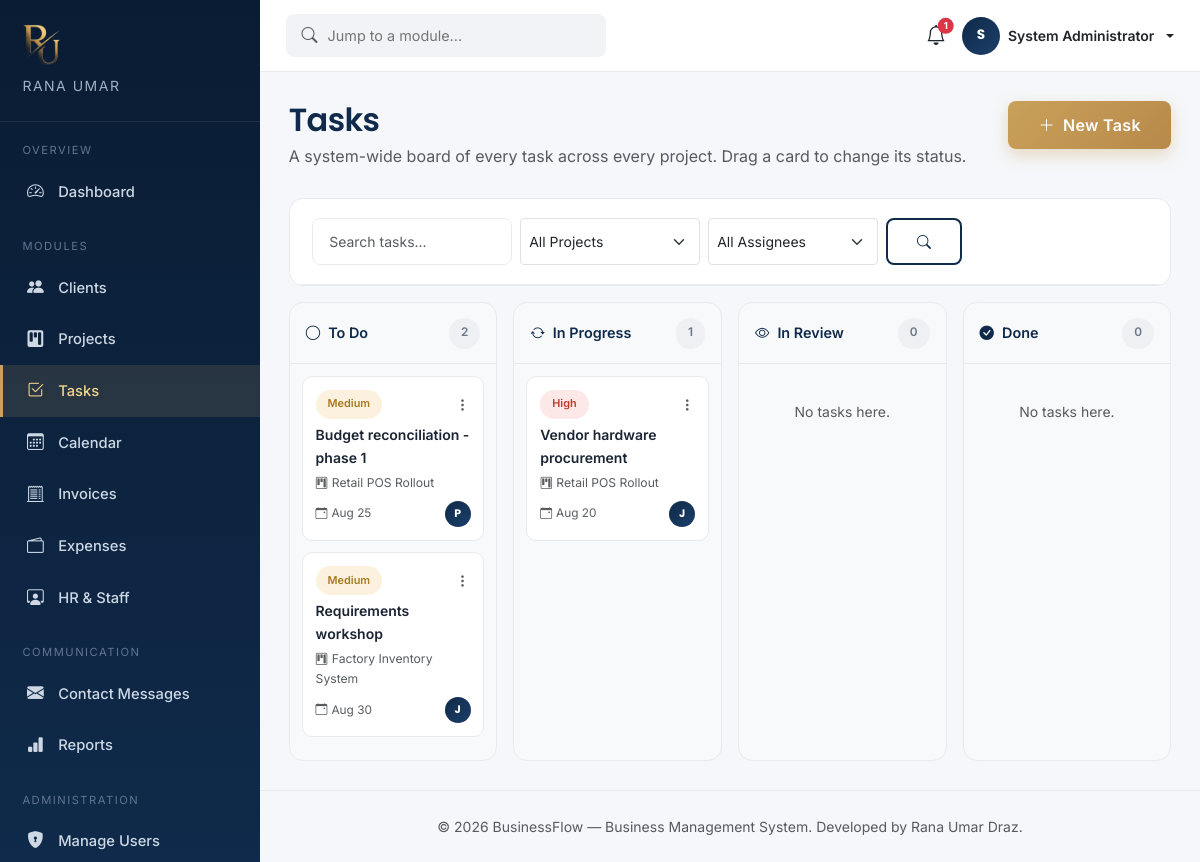
/dashboard/tasks.php (signed in), run on the app's committed database.
### tables this page shows
CREATE TABLE IF NOT EXISTS tasks (
    id INT AUTO_INCREMENT PRIMARY KEY,
    project_id INT NOT NULL,
    assigned_to INT DEFAULT NULL,
    title VARCHAR(150) NOT NULL,
    description TEXT DEFAULT NULL,
    due_date DATE DEFAULT NULL,
    status ENUM('todo','in_progress','review','done') NOT NULL DEFAULT 'todo',
    priority ENUM('low','medium','high') NOT NULL DEFAULT 'medium',
    created_at DATETIME NOT NULL DEFAULT CURRENT_TIMESTAMP,
    updated_at DATETIME NOT NULL DEFAULT CURRENT_TIMESTAMP ON UPDATE CURRENT_TIMESTAMP,
    FOREIGN KEY (project_id) REFERENCES projects(id) ON DELETE CASCADE,
    FOREIGN KEY (assigned_to) REFERENCES employees(id) ON DELETE SET NULL
);

CREATE TABLE IF NOT EXISTS projects (
    id INT AUTO_INCREMENT PRIMARY KEY,
    client_id INT DEFAULT NULL,
    project_name VARCHAR(150) NOT NULL,
    description TEXT DEFAULT NULL,
    budget DECIMAL(12,2) DEFAULT 0.00,
    start_date DATE DEFAULT NULL,
    deadline DATE DEFAULT NULL,
    status ENUM('planned','in_progress','on_hold','completed','cancelled') NOT NULL DEFAULT 'planned',
    priority ENUM('low','medium','high') NOT NULL DEFAULT 'medium',
    progress TINYINT UNSIGNED NOT NULL DEFAULT 0,
    created_by INT DEFAULT NULL,
    created_at DATETIME NOT NULL DEFAULT CURRENT_TIMESTAMP,
    updated_at DATETIME NOT NULL DEFAULT CURRENT_TIMESTAMP ON UPDATE CURRENT_TIMESTAMP,
    FOREIGN KEY (client_id) REFERENCES clients(id) ON DELETE SET NULL,
    FOREIGN KEY (created_by) REFERENCES users(id) ON DELETE SET NULL
);

CREATE TABLE IF NOT EXISTS employees (
    id INT AUTO_INCREMENT PRIMARY KEY,
    user_id INT DEFAULT NULL,
    employee_code VARCHAR(20) NOT NULL UNIQUE,
    full_name VARCHAR(120) NOT NULL,
    email VARCHAR(150) NOT NULL UNIQUE,
    phone VARCHAR(30) DEFAULT NULL,
    department VARCHAR(80) NOT NULL,
    designation VARCHAR(80) NOT NULL,
    salary DECIMAL(12,2) DEFAULT 0.00,
    hire_date DATE NOT NULL,
    status ENUM('active','on_leave','terminated') NOT NULL DEFAULT 'active',
    created_at DATETIME NOT NULL DEFAULT CURRENT_TIMESTAMP,
    updated_at DATETIME NOT NULL DEFAULT CURRENT_TIMESTAMP ON UPDATE CURRENT_TIMESTAMP,
    FOREIGN KEY (user_id) REFERENCES users(id) ON DELETE SET NULL
);

### config/config.php (called while the page is built, shortened)
<?php
spl_autoload_register(function ($class) {
    $path = __DIR__ . '/../classes/' . $class . '.php';
});

### classes/Database.php (called while the page is built, shortened)
<?php
class Database
{
    private static ?Database $instance = null;
    private PDO $connection;
    private function __construct()
    {
        $dsn = 'mysql:host=' . DB_HOST . ';port=' . DB_PORT . ';dbname=' . DB_NAME . ';charset=' . DB_CHARSET;
        $options = [
            PDO::ATTR_ERRMODE            => PDO::ERRMODE_EXCEPTION,
            PDO::ATTR_DEFAULT_FETCH_MODE => PDO::FETCH_ASSOC,
            PDO::ATTR_EMULATE_PREPARES   => false,
        ];
        try {
            $this->connection = new PDO($dsn, DB_USER, DB_PASS, $options);
        } catch (PDOException $e) {
            if (ini_get('display_errors')) {
                die(
                    '<div style="font-family:sans-serif;max-width:640px;margin:60px auto;'
                    . 'padding:24px;border:1px solid #f1b0b7;background:#fff5f5;border-radius:8px;">'
                    . '<h2 style="color:#c0392b;margin-top:0;">Database connection failed</h2>'
                    . '<p><strong>PDO error:</strong> ' . htmlspecialchars($e->getMessage()) . '</p>'
                    . '<p>Check <code>config/config.php</code> — most commonly this means '
                    . '<code>DB_HOST</code>, <code>DB_PORT</code>, <code>DB_NAME</code>, <code>DB_USER</code> '
                    . 'or <code>DB_PASS</code> don\'t match your local MySQL/MariaDB setup, or the '
                    . 'database service isn\'t running.</p>'
                    . '</div>'
                );
            }
            die('Database connection failed. Please verify your database is running '
                . 'and the credentials in config/config.php are correct.');
        }
    }
    public static function getInstance(): Database
    {
        if (self::$instance === null) {
            self::$instance = new self();
        }
        return self::$instance;
    }
    public function select(string $sql, array $params = []): array
    {
        $stmt = $this->connection->prepare($sql);
        $stmt->execute($params);
        return $stmt->fetchAll();
    }
}

### classes/Validator.php (called while the page is built, shortened)
<?php
class Validator
{
    public static function clean(?string $value): string
    {
        return htmlspecialchars(trim($value ?? ''), ENT_QUOTES, 'UTF-8');
    }
}

### classes/Task.php (called while the page is built, shortened)
<?php
class Task
{
    private Database $db;
    public function __construct()
    {
        $this->db = Database::getInstance();
    }
    public function all(string $search = '', string $projectId = '', string $assignedTo = ''): array
    {
        $sql = 'SELECT t.*, p.project_name, e.full_name AS assignee_name
                FROM tasks t
                JOIN projects p ON p.id = t.project_id
                LEFT JOIN employees e ON e.id = t.assigned_to
                WHERE 1=1';
        $params = [];
        $sql .= ' ORDER BY FIELD(t.priority,\'high\',\'medium\',\'low\'), t.due_date IS NULL, t.due_date ASC';
        return $this->db->select($sql, $params);
    }
}

### dashboard/tasks.php (the view, shortened to what this page needs)
<?php
require_once __DIR__ . '/../config/config.php';
$taskModel = new Task();
$search = Validator::clean($_GET['q'] ?? '');
$projectFilter = Validator::clean($_GET['project'] ?? '');
$assigneeFilter = Validator::clean($_GET['assignee'] ?? '');
$tasks = $taskModel->all($search, $projectFilter, $assigneeFilter);
$columns = [
    'todo'        => ['label' => 'To Do',       'icon' => 'bi-circle'],
    'in_progress' => ['label' => 'In Progress',  'icon' => 'bi-arrow-repeat'],
    'review'      => ['label' => 'In Review',    'icon' => 'bi-eye'],
    'done'        => ['label' => 'Done',         'icon' => 'bi-check-circle-fill'],
];
$grouped = array_fill_keys(array_keys($columns), []);
foreach ($tasks as $t) {
    $grouped[$t['status']][] = $t;
}
require_once __DIR__ . '/../includes/dash_header.php';
?>
<div class="page-header">
  <div>
    <h2>Tasks</h2>
    <p class="text-muted mb-0">A system-wide board of every task across every project. Drag a card to change its status.</p>
  </div>
  <button class="btn btn-gold" data-bs-toggle="modal" data-bs-target="#taskModal" onclick="resetTaskForm()">
    <i class="bi bi-plus-lg me-1"></i> New Task
  </button>
</div>
<div class="data-card mb-3">
  <div class="data-card-head">
    <form class="d-flex gap-2 flex-wrap" method="GET">
      <input type="text" name="q" class="form-control form-control-bms form-control-sm" style="width:200px;" placeholder="Search tasks..." value="<?= htmlspecialchars($search) ?>">
      <select name="project" class="form-select form-select-sm" style="width:180px;" onchange="this.form.submit()">
        <option value="">All Projects</option>
      </select>
      <select name="assignee" class="form-select form-select-sm" style="width:170px;" onchange="this.form.submit()">
        <option value="">All Assignees</option>
      </select>
      <button class="btn btn-sm btn-outline-navy"><i class="bi bi-search"></i></button>
    </form>
  </div>
</div>
<div class="row g-3 kanban-board">
  <?php foreach ($columns as $key => $col): ?>
    <div class="col-md-6 col-lg-3">
      <div class="kanban-column" data-status="<?= $key ?>">
        <div class="kanban-column-head">
          <span><i class="bi <?= $col['icon'] ?> me-2"></i><?= $col['label'] ?></span>
          <span class="badge-soft badge-soft-gray"><?= count($grouped[$key]) ?></span>
        </div>
        <div class="kanban-column-body" data-status="<?= $key ?>">
          <?php if (!$grouped[$key]): ?>
            <p class="text-muted small text-center py-4 mb-0">No tasks here.</p>
          <?php endif; ?>
          <?php foreach ($grouped[$key] as $t): ?>
            <div class="kanban-card" draggable="true" data-task-id="<?= $t['id'] ?>">
              <div class="d-flex justify-content-between align-items-start mb-1">
                <span class="badge-soft badge-soft-<?= $t['priority']==='high'?'red':($t['priority']==='medium'?'gold':'gray') ?> text-capitalize" style="font-size:0.68rem;"><?= $t['priority'] ?></span>
                <div class="dropdown">
                  <button class="btn btn-sm p-0 text-muted" data-bs-toggle="dropdown"><i class="bi bi-three-dots-vertical"></i></button>
                </div>
              </div>
              <div class="fw-semibold small mb-1"><?= htmlspecialchars($t['title']) ?></div>
              <div class="text-muted mb-2" style="font-size:0.76rem;"><i class="bi bi-kanban me-1"></i><?= htmlspecialchars($t['project_name']) ?></div>
              <div class="d-flex justify-content-between align-items-center">
                <span class="text-muted" style="font-size:0.74rem;">
                  <?php if ($t['due_date']): ?><i class="bi bi-calendar-event me-1"></i><?= date('M j', strtotime($t['due_date'])) ?><?php endif; ?>
                </span>
                <?php if ($t['assignee_name']): ?>
                  <span class="avatar-sm" style="width:26px;height:26px;font-size:0.68rem;" title="<?= htmlspecialchars($t['assignee_name']) ?>"><?= strtoupper(substr($t['assignee_name'],0,1)) ?></span>
                <?php endif; ?>
              </div>
            </div>
          <?php endforeach; ?>
        </div>
      </div>
    </div>
  <?php endforeach; ?>
</div>
<?php require_once __DIR__ . '/../includes/dash_footer.php'; ?>

### assets/css/style.css (style rules this page uses)
:root { --navy: #0f2a4a; --navy-dark: #0a1c33; --navy-light: #1c3f68; --gold: #c9a15a; --gold-light: #f4d58d; --gray-50: #f8f9fb; --gray-100: #f1f3f6; --gray-200: #e7eaef; --gray-500: #6c7889; --gray-700: #3b4452; --text-dark: #1a2433; --radius: 14px; --shadow-sm: 0 2px 10px rgba(15, 42, 74, 0.06); --shadow-md: 0 10px 30px rgba(15, 42, 74, 0.10); --shadow-lg: 0 20px 45px rgba(15, 42, 74, 0.16); --transition: all 0.3s cubic-bezier(0.4, 0, 0.2, 1); }
* { box-sizing: border-box; }
body { font-family: 'Inter', -apple-system, BlinkMacSystemFont, 'Segoe UI', sans-serif; color: var(--text-dark); background: #ffffff; line-height: 1.65; -webkit-font-smoothing: antialiased; }
h1, h2, h3, h4, h5, .font-heading { font-family: 'Poppins', 'Inter', sans-serif; font-weight: 600; color: var(--navy); letter-spacing: -0.02em; }
.btn-gold { background: linear-gradient(135deg, var(--gold) 0%, #b8894a 100%); color: #ffffff; border: none; padding: 0.75rem 1.9rem; border-radius: 8px; font-weight: 600; letter-spacing: 0.3px; transition: var(--transition); box-shadow: 0 6px 16px rgba(201, 161, 90, 0.35); }
.btn-outline-navy { border: 2px solid var(--navy); color: var(--navy); padding: 0.7rem 1.8rem; border-radius: 8px; font-weight: 600; transition: var(--transition); background: transparent; }
.form-control-bms { border: 1.5px solid var(--gray-200); border-radius: 8px; padding: 0.7rem 1rem; transition: var(--transition); }

### assets/css/dashboard.css (style rules this page uses)
:root { --sidebar-w: 260px; }
body.dash-body { background: #f5f7fa; font-family: 'Inter', sans-serif; color: var(--text-dark, #1a2433); }
.page-header { display: flex; justify-content: space-between; align-items: flex-start; flex-wrap: wrap; gap: 1rem; margin-bottom: 1.8rem; }
.page-header h2 { color: #0f2a4a; font-family:'Poppins',sans-serif; font-weight:600; margin-bottom:0.2rem; }
.data-card { background: #fff; border-radius: 14px; border: 1px solid #e7eaef; overflow: hidden; }
.data-card .data-card-head { padding: 1.2rem 1.4rem; border-bottom: 1px solid #e7eaef; display: flex; justify-content: space-between; align-items: center; flex-wrap: wrap; gap: 0.8rem; }
.badge-soft { padding: 0.35rem 0.75rem; border-radius: 20px; font-size: 0.74rem; font-weight: 600; }
.badge-soft-gold { background: #fbf1de; color: #a97a1f; }
.badge-soft-red { background: #fde8e8; color: #c0392b; }
.badge-soft-gray { background: #eef0f3; color: #6c7889; }
.avatar-sm { width: 38px; height: 38px; border-radius: 50%; background: linear-gradient(135deg,#0f2a4a,#1c3f68); color: #fff; display:flex; align-items:center; justify-content:center; font-weight:700; font-size:0.85rem; font-family:'Poppins',sans-serif; flex-shrink: 0; }

### dashboard/tasks.php (style rules this page uses)
.kanban-column { background:#f8f9fb; border-radius:14px; border:1px solid #e7eaef; display:flex; flex-direction:column; height:100%; min-height:420px; }
.kanban-column-head { display:flex; justify-content:space-between; align-items:center; padding:0.9rem 1rem; font-weight:600; font-size:0.9rem; color:#0f2a4a; border-bottom:1px solid #e7eaef; }
.kanban-column-body { padding:0.75rem; flex:1; overflow-y:auto; min-height:200px; }
.kanban-card { background:#fff; border:1px solid #e7eaef; border-radius:10px; padding:0.8rem; margin-bottom:0.7rem; cursor:grab; transition:all 0.2s ease; }

### data on the page
tasks: priority "Medium", title "Budget reconciliation - phase 1", project.project_name "Retail POS Rollout", due_date "Aug 25", assigned_to.full_name "P"
tasks: priority "Medium", title "Requirements workshop", project.project_name "Factory Inventory System", due_date "Aug 30", assigned_to.full_name "J"
tasks: priority "High", title "Vendor hardware procurement", project.project_name "Retail POS Rollout", due_date "Aug 20", assigned_to.full_name "J"

### other printed values
$unreadNotifications "1"
substr($_SESSION['full_name'] ?? 'U', 0, 1) "S"
$_SESSION['full_name'] "System Administrator"
$col['label'] "To Do"
count($grouped[$key]) "2"
$col['label'] "In Progress"
count($grouped[$key]) "1"
$col['label'] "In Review"
count($grouped[$key]) "0"
$col['label'] "Done"
DEV_NAME "Rana Umar Draz"
